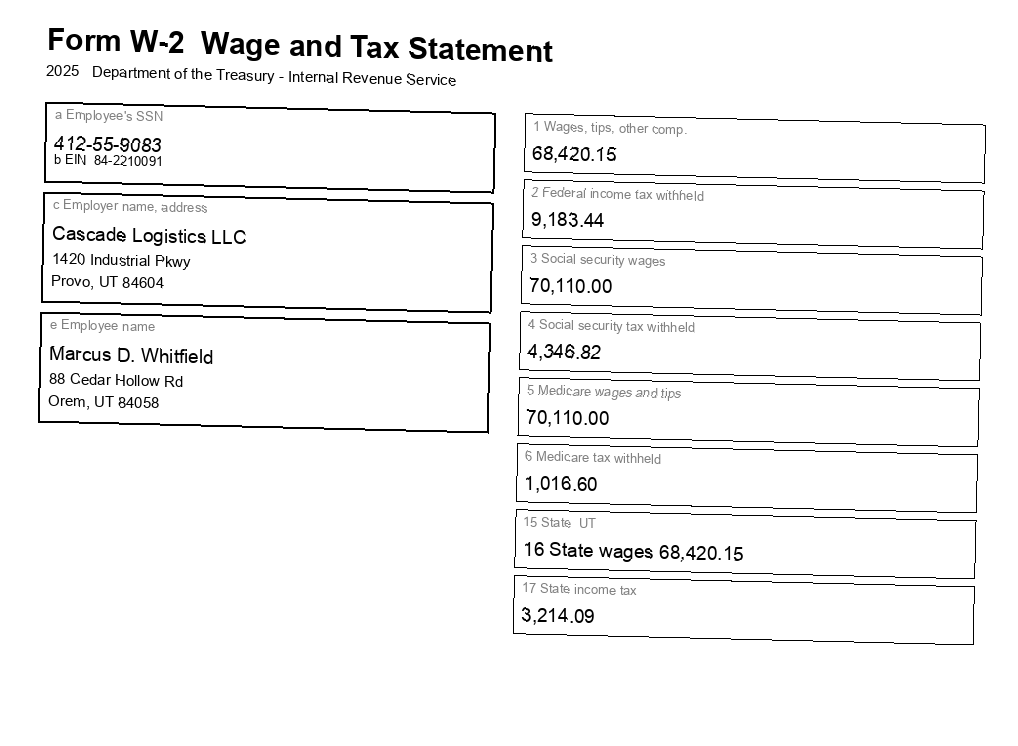
#> input picture eval/w2_test.png, 1018 x 746 px
$ python -i preprocess.py   (imports and definitions only)
#> lines starting #> are read from the running program, lines starting #| are printed output that depends on the picture; after the words box and inside, x2 and y2 are one past the last pixel; in counts of white or black regions, pixels touching at a corner belong together
#> further down, picture is the input picture: shape (746, 1018, 3); min 0, max 255, mean 245.1
"""Deterministic image preprocessing for KeepBook document intake.

Public entry point:  ``preprocess(image_bytes) -> image_bytes``

Purpose
-------
gemma4:e4b reads clean form scans well but collapses on "phone photo"
variants (perspective warp, rotation, desk-background framing, shadow /
vignette, blur, noise, JPEG). eval/augment.py is exactly what produced those
variants, so this module inverts the same transforms, in the reverse of the
physical order they were applied:

    codec/sensor/optics  -> can't undo, but contrast can be recovered
    scene lighting        -> illumination flattening (kills shadow + vignette)
    desk framing          -> detect the page against the desk and crop it out
    perspective + rotation-> 4-point warp back to an axis-aligned rectangle

Safety contract (the good case must never get worse)
----------------------------------------------------
A clean scan fills the frame with a white page and has NO dark desk border, so
its outer border ring is near-white. Such inputs are returned BYTE-IDENTICAL —
no decode/re-encode, no photometric touch-up (A/B eval showed even gentle
photometric processing of clean scans costs fields: digits misread after a
white-point stretch + re-encode). Only images that show a dark desk border go
through the transform chain. Every stage is additionally wrapped so that on ANY
failure the original bytes are returned unchanged. Determinism: no randomness
anywhere.
"""

import io

import cv2
import numpy as np
from PIL import Image

# ---------------------------------------------------------------------------
# Tunables (all deterministic; chosen against eval/testset photo variants)
# ---------------------------------------------------------------------------
# Page detection: a detected quad must cover at least this fraction of the
# frame to be a plausible document (guards against cropping to a stray blob),
# and if it covers MORE than the "fills frame" fraction we treat the image as a
# clean full-frame scan and skip the geometric warp entirely.
_MIN_PAGE_AREA_FRAC = 0.20
_FILLS_FRAME_AREA_FRAC = 0.97
# A clean scan also has almost no dark desk pixels. If the fraction of "dark"
# pixels (page-vs-desk split by Otsu) is below this, there is no desk to remove.
_DESK_PIXEL_FRAC = 0.02
# Clean-input gate: median luminance of the outer border ring. A clean scan is
# paper edge-to-edge (median ~255); a desk-framed photo's ring is desk
# (measured 32-54 across the eval photo bucket). >= this -> pass through
# byte-identical. Ring width = 3% of the short side.
_CLEAN_BORDER_LUMA = 200.0
_BORDER_RING_FRAC = 0.03
# Long side (px) the page is upscaled to if the cropped region is smaller, so
# small text survives the vision encoder's internal downsample.
_UPSCALE_LONG_SIDE = 1600
# White-point normalization percentiles.
_WHITE_PCT = 99.0
_BLACK_PCT = 2.0


# ---------------------------------------------------------------------------
# Decode / encode
# ---------------------------------------------------------------------------
# [37 lines left out: functions _decode, _encode_png, _looks_already_clean, not called in this run]


# ---------------------------------------------------------------------------
# Page detection
# ---------------------------------------------------------------------------
def _order_quad(pts: np.ndarray) -> np.ndarray:
    """Order 4 points as [top-left, top-right, bottom-right, bottom-left]."""
    pts = pts.reshape(4, 2).astype(np.float32)
    s = pts.sum(axis=1)
    d = np.diff(pts, axis=1).reshape(-1)
    return np.array(
        [
            pts[np.argmin(s)],  # tl: smallest x+y
            pts[np.argmin(d)],  # tr: smallest y-x
            pts[np.argmax(s)],  # br: largest x+y
            pts[np.argmax(d)],  # bl: largest y-x
        ],
        dtype=np.float32,
    )


def _detect_page(img):
    """Find the document page against the desk.

    Returns (quad_or_None, dark_frac). ``quad`` is 4 ordered corners of the
    page; ``dark_frac`` is the fraction of the frame that reads as desk (used to
    tell a framed photo from a full-frame clean scan).
    """
    h, w = img.shape[:2]
#> h = 746; w = 1018
    gray = cv2.cvtColor(img, cv2.COLOR_BGR2GRAY)
    # Otsu split: page (bright) vs desk (dark). THRESH_BINARY -> page = 255.
    blur = cv2.GaussianBlur(gray, (5, 5), 0)
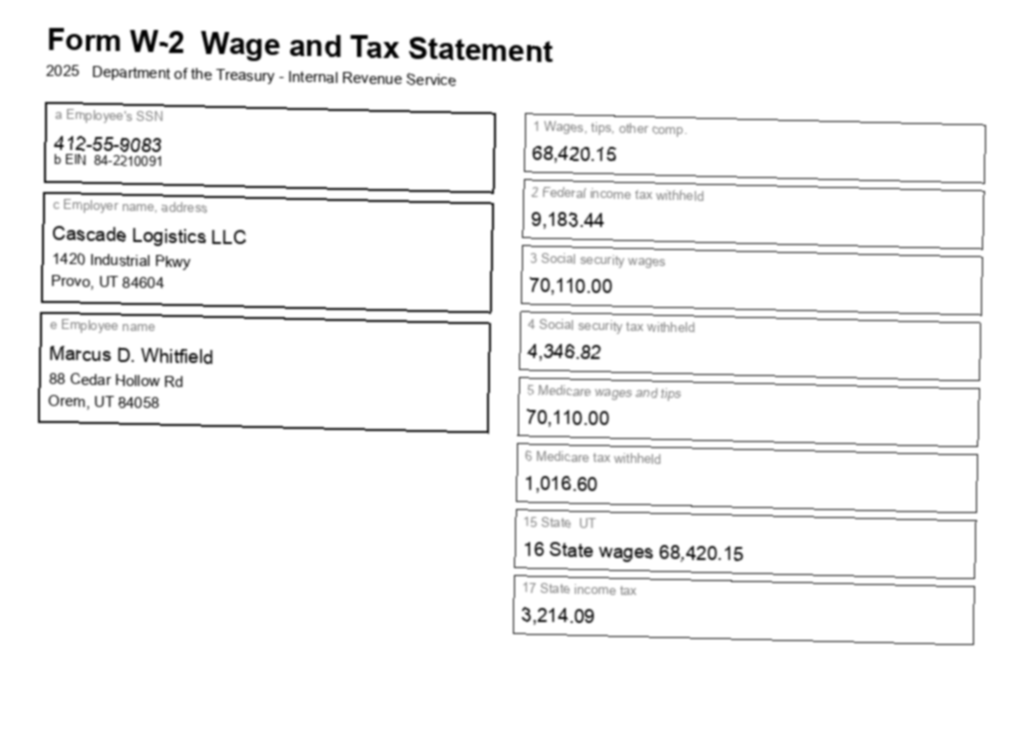
#> blur: shape (746, 1018); min 0, max 255, mean 245.1
    _, mask = cv2.threshold(blur, 0, 255, cv2.THRESH_BINARY + cv2.THRESH_OTSU)
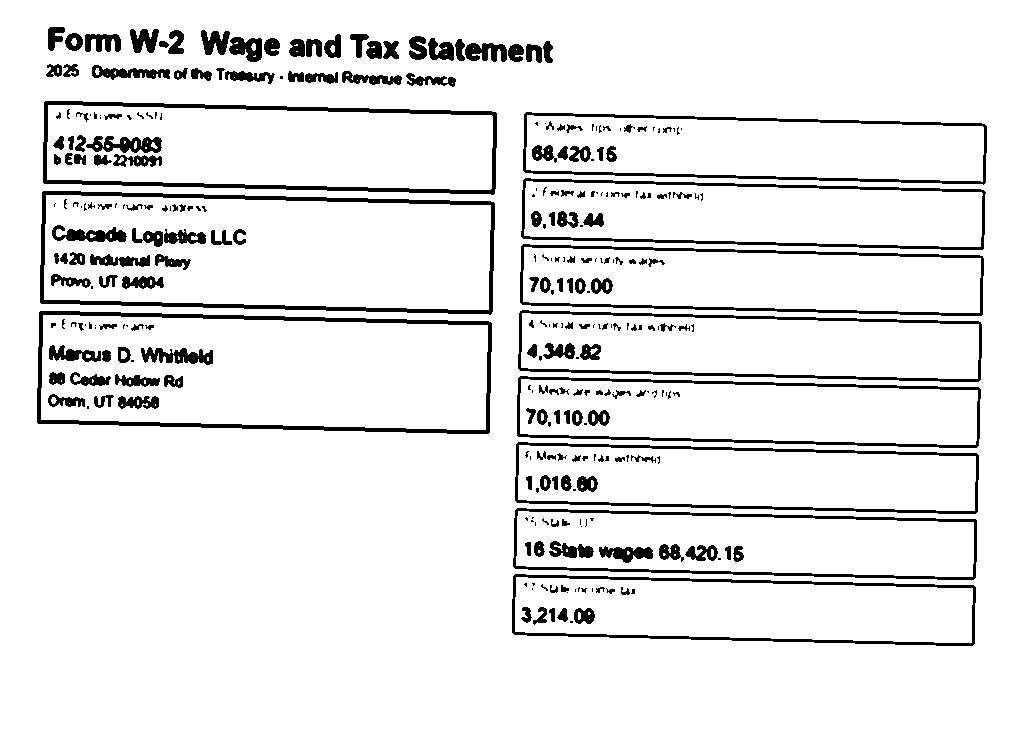
#> mask: shape (746, 1018); 91.4% white; 311 black regions (122 under 20 px), largest, box (x1, y1, x2, y2) and area: (37, 311, 492, 434) 4458, (40, 191, 495, 315) 4457, (43, 101, 497, 195) 4216
    dark_frac = float((mask == 0).sum()) / float(h * w)
#> dark_frac = 0.0858

    # Close small holes (form gridlines) so the page is one solid blob.
    k = max(3, int(0.01 * min(h, w)) | 1)
#> k = 7
    kernel = cv2.getStructuringElement(cv2.MORPH_ELLIPSE, (k, k))
    mask = cv2.morphologyEx(mask, cv2.MORPH_CLOSE, kernel)
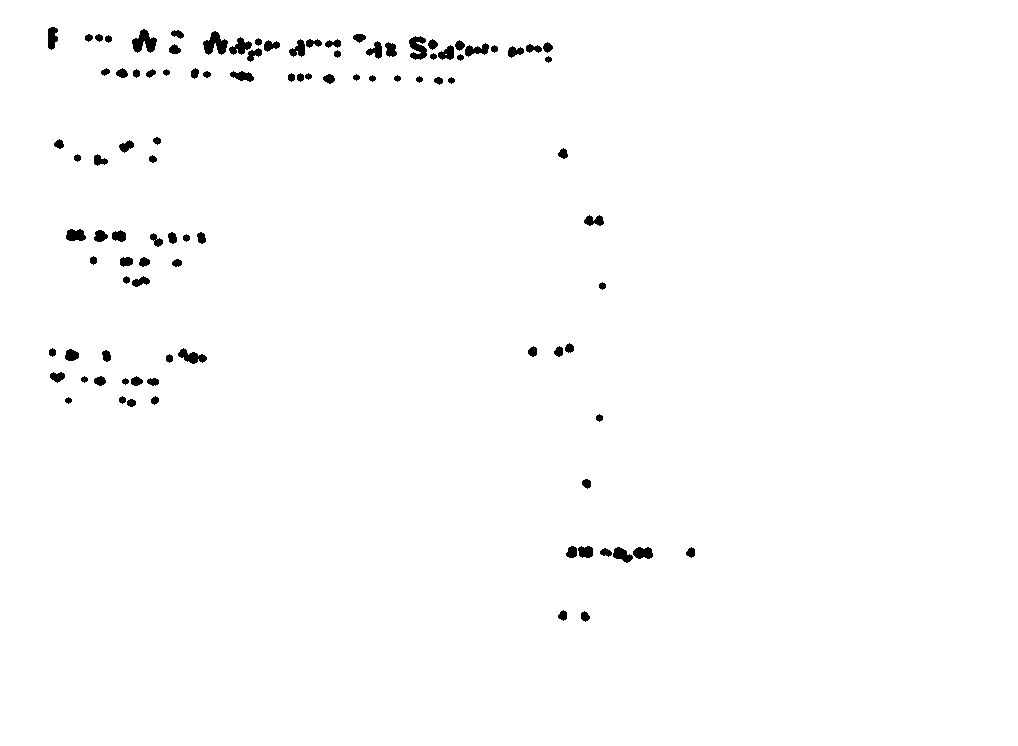
#> mask: shape (746, 1018); 98.8% white; 99 black regions, largest, box (x1, y1, x2, y2) and area: (132, 29, 157, 53) 345, (203, 31, 228, 55) 343, (409, 36, 427, 60) 286

    contours, _ = cv2.findContours(mask, cv2.RETR_EXTERNAL, cv2.CHAIN_APPROX_SIMPLE)
#> contours = [[[0, 0], [0, 745], [1017, 745], [1017, 0]]]
    if not contours:
        return None, dark_frac
    c = max(contours, key=cv2.contourArea)
#> c = [[0, 0], [0, 745], [1017, 745], [1017, 0]]
    area_frac = cv2.contourArea(c) / float(h * w)
#> area_frac = 0.998
    if area_frac < _MIN_PAGE_AREA_FRAC:
        return None, dark_frac

    peri = cv2.arcLength(c, True)
#> peri = 3524
    approx = cv2.approxPolyDP(c, 0.02 * peri, True)
#> approx = [[0, 0], [0, 745], [1017, 745], [1017, 0]]
    if len(approx) == 4 and cv2.isContourConvex(approx):
        return _order_quad(approx), dark_frac
#> in _order_quad, `s = pts.sum(axis=1)`: s = [0, 745, 1762, 1017]
#> in _order_quad, `d = np.diff(pts, axis=1).reshape(-1)`: d = [0, 745, -272, -1017]

    # Not a clean quad — fall back to the min-area (rotated) rectangle so we can
    # still deskew. Only trust it if it explains most of the contour (else the
    # page outline is too irregular to safely warp).
    rect = cv2.minAreaRect(c)
    box = cv2.boxPoints(rect)
    if cv2.contourArea(box.astype(np.float32)) > 0 and (
        cv2.contourArea(c) / cv2.contourArea(box.astype(np.float32)) > 0.85
    ):
        return _order_quad(box), dark_frac
    return None, dark_frac


# [115 lines left out: functions _warp_to_page, _flatten_illumination, _normalize_white_point, _upscale_if_small, preprocess, not called in this run]


# [9 lines not run here, left out]

>>> import cv2
>>> picture = cv2.imread('../eval/w2_test.png')
>>> result = _detect_page(picture)
#> result = ([[0, 0], [1017, 0], [1017, 745], [0, 745]], 0.0858)
